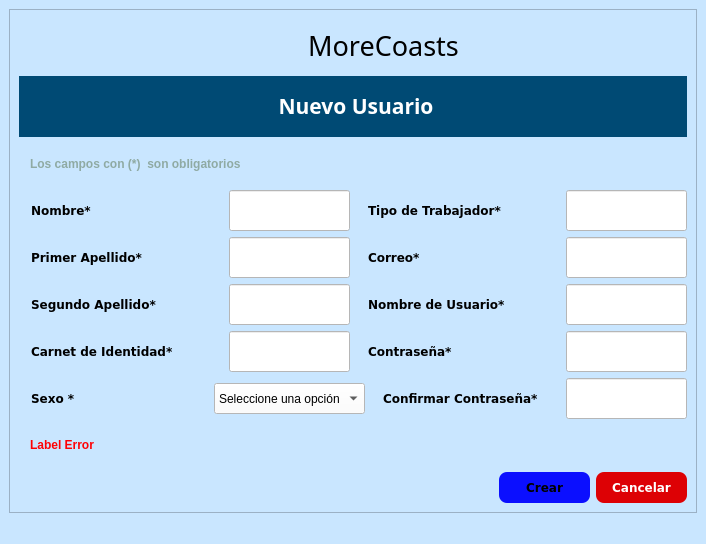
<?xml version="1.0" encoding="UTF-8"?>
<ui version="4.0">
 <class>MainWindow</class>
 <widget class="QMainWindow" name="MainWindow">
  <property name="geometry">
   <rect>
    <x>0</x>
    <y>0</y>
    <width>706</width>
    <height>544</height>
   </rect>
  </property>
  <property name="minimumSize">
   <size>
    <width>706</width>
    <height>544</height>
   </size>
  </property>
  <property name="maximumSize">
   <size>
    <width>706</width>
    <height>544</height>
   </size>
  </property>
  <property name="font">
   <font>
    <family>Verdana</family>
    <pointsize>9</pointsize>
    <weight>75</weight>
    <bold>true</bold>
   </font>
  </property>
  <property name="windowTitle">
   <string>MoreCoasts      Nuevo Usuario</string>
  </property>
  <property name="windowIcon">
   <iconset>
    <normaloff>FormatFactoryAgregar un título.ico</normaloff>FormatFactoryAgregar un título.ico</iconset>
  </property>
  <property name="styleSheet">
   <string notr="true">background-color: rgb(201, 230, 255);</string>
  </property>
  <widget class="QWidget" name="centralwidget">
   <layout class="QVBoxLayout" name="verticalLayout">
    <item>
     <widget class="QFrame" name="frame_NuevoCalculo">
      <property name="styleSheet">
       <string notr="true">QFrame{
background-color: rgb(201, 230, 255);
}
QLabel{
background-color: rgb(201, 230, 255);
color::rgb(0, 74, 116);
border:8px solid#000000ff;
}
QLineButton{
border:0px;
color:rgb(255, 255, 255);
border-bottom:2px solid rgb(61,61,61);
}
QPushButton{
background-color:rgb(0, 74, 116);
border-radius:15px;
color: rgb(255, 255, 255);
}

QLineEdit{
background-color: rgb(255, 255, 255);
}
QPushButton:hover{
background-color: rgb(0, 12, 255);
border-radius:15px;
color: rgb(0, 0, 0);
}

</string>
      </property>
      <property name="frameShape">
       <enum>QFrame::StyledPanel</enum>
      </property>
      <property name="frameShadow">
       <enum>QFrame::Raised</enum>
      </property>
      <layout class="QVBoxLayout" name="verticalLayout_2">
       <item>
        <layout class="QHBoxLayout" name="horizontalLayout_10">
         <item>
          <spacer name="horizontalSpacer_4">
           <property name="orientation">
            <enum>Qt::Horizontal</enum>
           </property>
           <property name="sizeHint" stdset="0">
            <size>
             <width>40</width>
             <height>20</height>
            </size>
           </property>
          </spacer>
         </item>
         <item>
          <widget class="QLabel" name="label">
           <property name="minimumSize">
            <size>
             <width>50</width>
             <height>51</height>
            </size>
           </property>
           <property name="maximumSize">
            <size>
             <width>51</width>
             <height>51</height>
            </size>
           </property>
           <property name="text">
            <string/>
           </property>
           <property name="pixmap">
            <pixmap>Agregar_un_título-removebg-preview.png</pixmap>
           </property>
           <property name="scaledContents">
            <bool>true</bool>
           </property>
          </widget>
         </item>
         <item>
          <widget class="QLabel" name="label_SGCTS_GeoCuba">
           <property name="minimumSize">
            <size>
             <width>180</width>
             <height>51</height>
            </size>
           </property>
           <property name="maximumSize">
            <size>
             <width>180</width>
             <height>51</height>
            </size>
           </property>
           <property name="font">
            <font>
             <family>Cooper Black</family>
             <pointsize>16</pointsize>
             <weight>50</weight>
             <bold>false</bold>
            </font>
           </property>
           <property name="styleSheet">
            <string notr="true">background-color: #000000ff;
color: rgb(0, 0, 0);</string>
           </property>
           <property name="text">
            <string>&lt;html&gt;&lt;head/&gt;&lt;body&gt;&lt;p align=&quot;center&quot;&gt;&lt;span style=&quot; font-size:20pt;&quot;&gt;MoreCoasts&lt;/span&gt;&lt;/p&gt;&lt;/body&gt;&lt;/html&gt;</string>
           </property>
          </widget>
         </item>
         <item>
          <spacer name="horizontalSpacer_5">
           <property name="orientation">
            <enum>Qt::Horizontal</enum>
           </property>
           <property name="sizeHint" stdset="0">
            <size>
             <width>40</width>
             <height>20</height>
            </size>
           </property>
          </spacer>
         </item>
        </layout>
       </item>
       <item>
        <widget class="QLabel" name="label_NuevoCalculo">
         <property name="minimumSize">
          <size>
           <width>641</width>
           <height>61</height>
          </size>
         </property>
         <property name="maximumSize">
          <size>
           <width>16777215</width>
           <height>61</height>
          </size>
         </property>
         <property name="font">
          <font>
           <family>Arial Black</family>
           <pointsize>16</pointsize>
           <weight>75</weight>
           <bold>true</bold>
          </font>
         </property>
         <property name="styleSheet">
          <string notr="true">background-color: rgb(0, 74, 116);
color: rgb(255, 255, 255);</string>
         </property>
         <property name="text">
          <string>&lt;html&gt;&lt;head/&gt;&lt;body&gt;&lt;p align=&quot;center&quot;&gt;Nuevo Usuario&lt;/p&gt;&lt;/body&gt;&lt;/html&gt;</string>
         </property>
        </widget>
       </item>
       <item>
        <layout class="QHBoxLayout" name="horizontalLayout_9">
         <item>
          <widget class="QLabel" name="label_2">
           <property name="font">
            <font>
             <family>Arial</family>
             <pointsize>9</pointsize>
             <weight>75</weight>
             <bold>true</bold>
            </font>
           </property>
           <property name="styleSheet">
            <string notr="true">color: rgb(143, 170, 163);</string>
           </property>
           <property name="text">
            <string>Los campos con (*)  son obligatorios</string>
           </property>
          </widget>
         </item>
         <item>
          <spacer name="horizontalSpacer_3">
           <property name="orientation">
            <enum>Qt::Horizontal</enum>
           </property>
           <property name="sizeHint" stdset="0">
            <size>
             <width>40</width>
             <height>20</height>
            </size>
           </property>
          </spacer>
         </item>
        </layout>
       </item>
       <item>
        <layout class="QHBoxLayout" name="horizontalLayout_2">
         <item>
          <widget class="QLabel" name="label_DensidadArena">
           <property name="font">
            <font>
             <family>Verdana</family>
             <pointsize>9</pointsize>
             <weight>75</weight>
             <bold>true</bold>
            </font>
           </property>
           <property name="text">
            <string>Nombre*</string>
           </property>
          </widget>
         </item>
         <item>
          <widget class="QLineEdit" name="lineEdit_Nombre">
           <property name="minimumSize">
            <size>
             <width>121</width>
             <height>41</height>
            </size>
           </property>
           <property name="maximumSize">
            <size>
             <width>121</width>
             <height>41</height>
            </size>
           </property>
           <property name="font">
            <font>
             <family>Arial</family>
             <pointsize>9</pointsize>
            </font>
           </property>
           <property name="cursor">
            <cursorShape>IBeamCursor</cursorShape>
           </property>
           <property name="styleSheet">
            <string notr="true">background-color: rgb(255, 255, 255);</string>
           </property>
           <property name="maxLength">
            <number>20</number>
           </property>
          </widget>
         </item>
         <item>
          <widget class="QLabel" name="label_AnguloR">
           <property name="font">
            <font>
             <family>Verdana</family>
             <pointsize>9</pointsize>
             <weight>75</weight>
             <bold>true</bold>
            </font>
           </property>
           <property name="styleSheet">
            <string notr="true">
background-color: rgb(201, 230, 255);</string>
           </property>
           <property name="text">
            <string>Tipo de Trabajador*</string>
           </property>
          </widget>
         </item>
         <item>
          <widget class="QLineEdit" name="lineEdit_TipoTrabajador">
           <property name="minimumSize">
            <size>
             <width>121</width>
             <height>0</height>
            </size>
           </property>
           <property name="maximumSize">
            <size>
             <width>121</width>
             <height>41</height>
            </size>
           </property>
           <property name="font">
            <font>
             <family>Arial</family>
             <pointsize>9</pointsize>
            </font>
           </property>
           <property name="styleSheet">
            <string notr="true">background-color: rgb(255, 255, 255);</string>
           </property>
           <property name="maxLength">
            <number>20</number>
           </property>
          </widget>
         </item>
        </layout>
       </item>
       <item>
        <layout class="QHBoxLayout" name="horizontalLayout_3">
         <item>
          <widget class="QLabel" name="label_DensidadMar">
           <property name="font">
            <font>
             <family>Verdana</family>
             <pointsize>9</pointsize>
             <weight>75</weight>
             <bold>true</bold>
            </font>
           </property>
           <property name="text">
            <string>Primer Apellido*</string>
           </property>
          </widget>
         </item>
         <item>
          <widget class="QLineEdit" name="lineEdit_PrimerApellido">
           <property name="minimumSize">
            <size>
             <width>121</width>
             <height>41</height>
            </size>
           </property>
           <property name="maximumSize">
            <size>
             <width>121</width>
             <height>41</height>
            </size>
           </property>
           <property name="font">
            <font>
             <family>Arial</family>
             <pointsize>9</pointsize>
            </font>
           </property>
           <property name="styleSheet">
            <string notr="true">background-color: rgb(255, 255, 255);</string>
           </property>
           <property name="maxLength">
            <number>20</number>
           </property>
          </widget>
         </item>
         <item>
          <widget class="QLabel" name="label_IndiceR">
           <property name="font">
            <font>
             <family>Verdana</family>
             <pointsize>9</pointsize>
             <weight>75</weight>
             <bold>true</bold>
            </font>
           </property>
           <property name="text">
            <string>Correo*</string>
           </property>
          </widget>
         </item>
         <item>
          <widget class="QLineEdit" name="lineEdit_Correo">
           <property name="minimumSize">
            <size>
             <width>121</width>
             <height>41</height>
            </size>
           </property>
           <property name="maximumSize">
            <size>
             <width>121</width>
             <height>41</height>
            </size>
           </property>
           <property name="font">
            <font>
             <family>Arial</family>
             <pointsize>9</pointsize>
            </font>
           </property>
           <property name="styleSheet">
            <string notr="true">background-color: rgb(255, 255, 255);</string>
           </property>
           <property name="maxLength">
            <number>50</number>
           </property>
          </widget>
         </item>
        </layout>
       </item>
       <item>
        <layout class="QHBoxLayout" name="horizontalLayout_4">
         <item>
          <widget class="QLabel" name="label_CoeficientePorocidad">
           <property name="font">
            <font>
             <family>Verdana</family>
             <pointsize>9</pointsize>
             <weight>75</weight>
             <bold>true</bold>
            </font>
           </property>
           <property name="text">
            <string>Segundo Apellido*</string>
           </property>
          </widget>
         </item>
         <item>
          <widget class="QLineEdit" name="lineEdit_SegundoApellido">
           <property name="minimumSize">
            <size>
             <width>121</width>
             <height>41</height>
            </size>
           </property>
           <property name="maximumSize">
            <size>
             <width>121</width>
             <height>41</height>
            </size>
           </property>
           <property name="font">
            <font>
             <family>Arial</family>
             <pointsize>9</pointsize>
            </font>
           </property>
           <property name="styleSheet">
            <string notr="true">background-color: rgb(255, 255, 255);</string>
           </property>
           <property name="maxLength">
            <number>20</number>
           </property>
          </widget>
         </item>
         <item>
          <widget class="QLabel" name="label_Ubicacion">
           <property name="font">
            <font>
             <family>Verdana</family>
             <pointsize>9</pointsize>
             <weight>75</weight>
             <bold>true</bold>
            </font>
           </property>
           <property name="text">
            <string>Nombre de Usuario*</string>
           </property>
          </widget>
         </item>
         <item>
          <widget class="QLineEdit" name="lineEdit_NombreUsuario">
           <property name="minimumSize">
            <size>
             <width>121</width>
             <height>41</height>
            </size>
           </property>
           <property name="maximumSize">
            <size>
             <width>121</width>
             <height>41</height>
            </size>
           </property>
           <property name="font">
            <font>
             <family>Arial</family>
             <pointsize>9</pointsize>
            </font>
           </property>
           <property name="styleSheet">
            <string notr="true">background-color: rgb(255, 255, 255);</string>
           </property>
           <property name="maxLength">
            <number>20</number>
           </property>
          </widget>
         </item>
        </layout>
       </item>
       <item>
        <layout class="QHBoxLayout" name="horizontalLayout_5">
         <item>
          <widget class="QLabel" name="label_ALtura">
           <property name="font">
            <font>
             <family>Verdana</family>
             <pointsize>9</pointsize>
             <weight>75</weight>
             <bold>true</bold>
            </font>
           </property>
           <property name="text">
            <string>Carnet de Identidad*</string>
           </property>
          </widget>
         </item>
         <item>
          <widget class="QLineEdit" name="lineEdit_CI">
           <property name="minimumSize">
            <size>
             <width>121</width>
             <height>41</height>
            </size>
           </property>
           <property name="maximumSize">
            <size>
             <width>121</width>
             <height>41</height>
            </size>
           </property>
           <property name="font">
            <font>
             <family>Arial</family>
             <pointsize>9</pointsize>
            </font>
           </property>
           <property name="styleSheet">
            <string notr="true">background-color: rgb(255, 255, 255);</string>
           </property>
           <property name="maxLength">
            <number>11</number>
           </property>
          </widget>
         </item>
         <item>
          <widget class="QLabel" name="label_Ubicacion_2">
           <property name="font">
            <font>
             <family>Verdana</family>
             <pointsize>9</pointsize>
             <weight>75</weight>
             <bold>true</bold>
            </font>
           </property>
           <property name="text">
            <string>Contraseña*</string>
           </property>
          </widget>
         </item>
         <item>
          <widget class="QLineEdit" name="lineEdit_Contrasena">
           <property name="minimumSize">
            <size>
             <width>121</width>
             <height>41</height>
            </size>
           </property>
           <property name="maximumSize">
            <size>
             <width>121</width>
             <height>41</height>
            </size>
           </property>
           <property name="font">
            <font>
             <family>Arial</family>
             <pointsize>9</pointsize>
            </font>
           </property>
           <property name="styleSheet">
            <string notr="true">background-color: rgb(255, 255, 255);</string>
           </property>
           <property name="maxLength">
            <number>25</number>
           </property>
           <property name="echoMode">
            <enum>QLineEdit::Password</enum>
           </property>
          </widget>
         </item>
        </layout>
       </item>
       <item>
        <layout class="QHBoxLayout" name="horizontalLayout_6">
         <item>
          <widget class="QLabel" name="label_ALtura_2">
           <property name="font">
            <font>
             <family>Verdana</family>
             <pointsize>9</pointsize>
             <weight>75</weight>
             <bold>true</bold>
            </font>
           </property>
           <property name="text">
            <string>Sexo *</string>
           </property>
          </widget>
         </item>
         <item>
          <widget class="QComboBox" name="comboBox">
           <property name="minimumSize">
            <size>
             <width>151</width>
             <height>31</height>
            </size>
           </property>
           <property name="maximumSize">
            <size>
             <width>151</width>
             <height>31</height>
            </size>
           </property>
           <property name="font">
            <font>
             <family>Arial</family>
             <pointsize>9</pointsize>
            </font>
           </property>
           <property name="styleSheet">
            <string notr="true">background-color: rgb(255, 255, 255);</string>
           </property>
           <item>
            <property name="text">
             <string>Seleccione una opción</string>
            </property>
           </item>
           <item>
            <property name="text">
             <string>Masculino</string>
            </property>
           </item>
           <item>
            <property name="text">
             <string>Femenino</string>
            </property>
           </item>
          </widget>
         </item>
         <item>
          <widget class="QLabel" name="label_Ubicacion_3">
           <property name="font">
            <font>
             <family>Verdana</family>
             <pointsize>9</pointsize>
             <weight>75</weight>
             <bold>true</bold>
            </font>
           </property>
           <property name="text">
            <string>Confirmar Contraseña*</string>
           </property>
          </widget>
         </item>
         <item>
          <widget class="QLineEdit" name="lineEdit_ConfirmarConstrasena">
           <property name="minimumSize">
            <size>
             <width>121</width>
             <height>41</height>
            </size>
           </property>
           <property name="maximumSize">
            <size>
             <width>121</width>
             <height>41</height>
            </size>
           </property>
           <property name="font">
            <font>
             <family>Arial</family>
             <pointsize>9</pointsize>
            </font>
           </property>
           <property name="styleSheet">
            <string notr="true">background-color: rgb(255, 255, 255);</string>
           </property>
           <property name="maxLength">
            <number>25</number>
           </property>
           <property name="echoMode">
            <enum>QLineEdit::Password</enum>
           </property>
          </widget>
         </item>
        </layout>
       </item>
       <item>
        <layout class="QHBoxLayout" name="horizontalLayout_8">
         <item>
          <widget class="QLabel" name="label_Error">
           <property name="font">
            <font>
             <family>Arial</family>
             <pointsize>9</pointsize>
             <weight>75</weight>
             <bold>true</bold>
            </font>
           </property>
           <property name="styleSheet">
            <string notr="true">color: rgb(255, 1, 5);</string>
           </property>
           <property name="text">
            <string>&lt;html&gt;&lt;head/&gt;&lt;body&gt;&lt;p&gt;&lt;span style=&quot; font-weight:600;&quot;&gt;Label Error&lt;/span&gt;&lt;/p&gt;&lt;/body&gt;&lt;/html&gt;</string>
           </property>
          </widget>
         </item>
         <item>
          <spacer name="horizontalSpacer_2">
           <property name="orientation">
            <enum>Qt::Horizontal</enum>
           </property>
           <property name="sizeHint" stdset="0">
            <size>
             <width>40</width>
             <height>20</height>
            </size>
           </property>
          </spacer>
         </item>
        </layout>
       </item>
       <item>
        <layout class="QHBoxLayout" name="horizontalLayout">
         <item>
          <spacer name="horizontalSpacer">
           <property name="orientation">
            <enum>Qt::Horizontal</enum>
           </property>
           <property name="sizeHint" stdset="0">
            <size>
             <width>188</width>
             <height>20</height>
            </size>
           </property>
          </spacer>
         </item>
         <item>
          <widget class="QPushButton" name="but_CrearrNuevoUsuario">
           <property name="minimumSize">
            <size>
             <width>91</width>
             <height>31</height>
            </size>
           </property>
           <property name="maximumSize">
            <size>
             <width>91</width>
             <height>31</height>
            </size>
           </property>
           <property name="font">
            <font>
             <family>Verdana</family>
             <pointsize>9</pointsize>
             <weight>75</weight>
             <bold>true</bold>
            </font>
           </property>
           <property name="styleSheet">
            <string notr="true">QPushButton{
background-color: rgb(11, 15, 255);
color: rgb(0, 0, 0);
border-radius:8px;
}

QPushButton:hover{
background-color: rgb(16, 132, 255);
border-top-left-radius:12px;
border-bottom-left-radius:12px;

}</string>
           </property>
           <property name="text">
            <string>Crear</string>
           </property>
          </widget>
         </item>
         <item>
          <widget class="QPushButton" name="butCancelarNuevoUsuario">
           <property name="minimumSize">
            <size>
             <width>91</width>
             <height>31</height>
            </size>
           </property>
           <property name="maximumSize">
            <size>
             <width>91</width>
             <height>31</height>
            </size>
           </property>
           <property name="font">
            <font>
             <family>Verdana</family>
             <pointsize>9</pointsize>
             <weight>75</weight>
             <bold>true</bold>
            </font>
           </property>
           <property name="styleSheet">
            <string notr="true">QPushButton{
color: rgb(255, 255, 255);
	background-color: rgb(221, 1, 5);
border-radius:8px;
}

QPushButton:hover{
background-color: rgb(255, 120, 129);
border-top-left-radius:12px;
border-bottom-left-radius:12px;

}</string>
           </property>
           <property name="text">
            <string>Cancelar</string>
           </property>
          </widget>
         </item>
        </layout>
       </item>
      </layout>
     </widget>
    </item>
   </layout>
  </widget>
  <widget class="QStatusBar" name="statusbar"/>
 </widget>
 <resources/>
 <connections/>
</ui>
